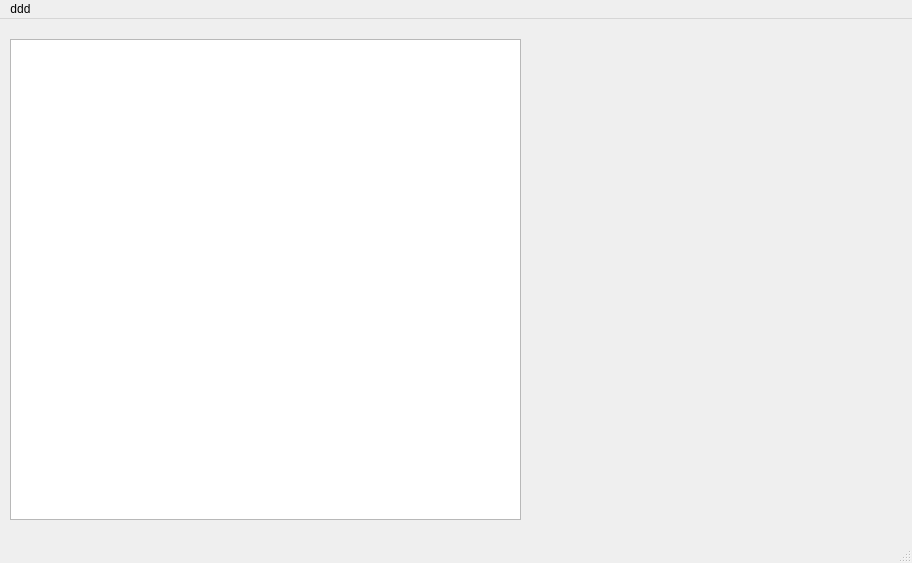
<?xml version="1.0" encoding="UTF-8"?>
<ui version="4.0">
 <class>MainWindow</class>
 <widget class="QMainWindow" name="MainWindow">
  <property name="geometry">
   <rect>
    <x>0</x>
    <y>0</y>
    <width>912</width>
    <height>563</height>
   </rect>
  </property>
  <property name="windowTitle">
   <string>MainWindow</string>
  </property>
  <widget class="QWidget" name="centralwidget">
   <widget class="QGraphicsView" name="graphicsView">
    <property name="geometry">
     <rect>
      <x>10</x>
      <y>20</y>
      <width>511</width>
      <height>481</height>
     </rect>
    </property>
   </widget>
  </widget>
  <widget class="QMenuBar" name="menubar">
   <property name="geometry">
    <rect>
     <x>0</x>
     <y>0</y>
     <width>912</width>
     <height>28</height>
    </rect>
   </property>
   <widget class="QMenu" name="menuddd">
    <property name="autoFillBackground">
     <bool>false</bool>
    </property>
    <property name="title">
     <string>ddd</string>
    </property>
   </widget>
   <addaction name="menuddd"/>
  </widget>
  <widget class="QStatusBar" name="statusbar"/>
 </widget>
 <resources/>
 <connections/>
</ui>
